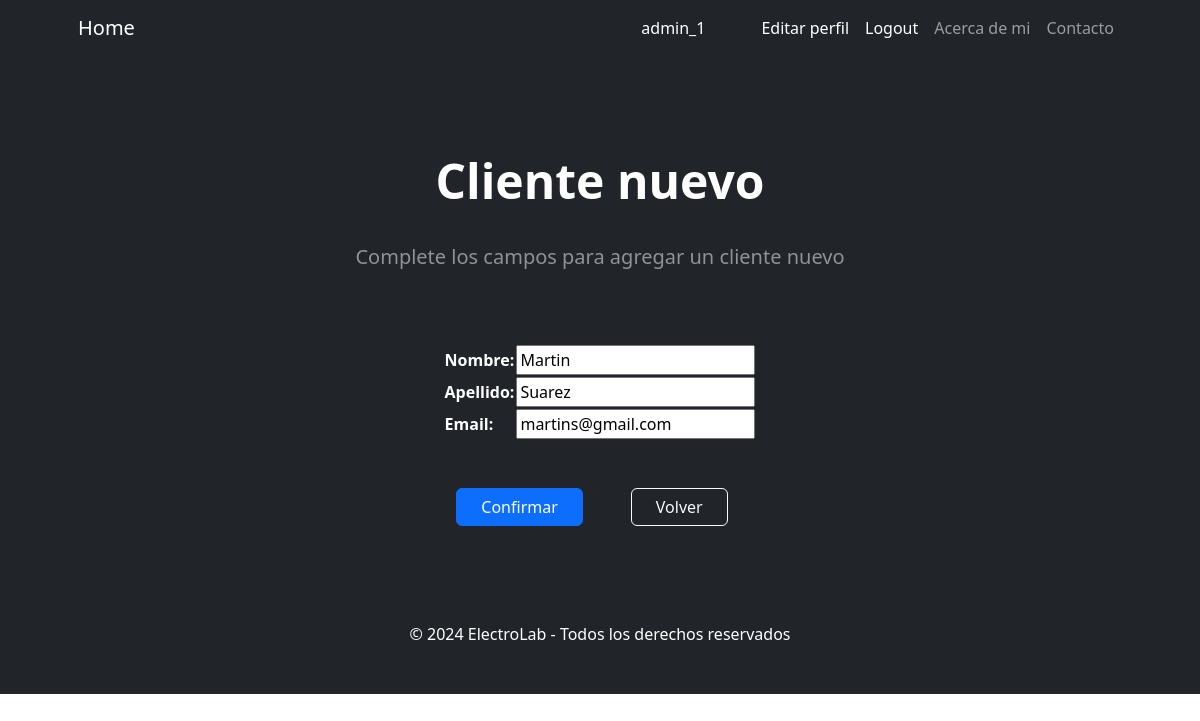
/AppSitio/editar_cliente/1/ (signed in), run on the app's committed database.
### AppSitio/models.py (models this page shows, shortened)
class Cliente(models.Model):
    nombre = models.CharField(max_length=50)
    apellido = models.CharField(max_length=50)
    email = models.EmailField()

### AppSitio/views.py (the view)
# urls.py: path('editar_cliente/<int:pk>/', ClienteUpdate.as_view(), name = "editar_cliente"),
class ClienteUpdate(AdminRequiredMixin, UpdateView):
    model = Cliente
    fields = ['nombre', 'apellido', 'email']
    success_url = reverse_lazy('clientes')

### AppSitio/views.py (called while the page is built)
def es_admin(user):                                                 # Funcion para definir si pertenece al grupo Admins
    return user.groups.filter(name='Admins').exists()

    def dispatch(self, request, *args, **kwargs):
        if not es_admin(request.user):
            return self.handle_no_permission()
        return super().dispatch(request, *args, **kwargs)

### AppSitio/templates/AppSitio/cliente_form.html (shortened to what this page needs)
{% extends "AppSitio/home.html" %}
{% block principal %}
<h1 class="display-5 fw-bolder text-white mb-2">Cliente nuevo</h1>
<br>
<p class="lead text-white-50 mb-4">Complete los campos para agregar un cliente nuevo</p>
{% endblock principal %}
{% block agregar %}
<div class="d-grid gap-3 d-sm-flex justify-content-sm-center">
    <form action="" method="post">
        <table class="text-white">
            {{ form.as_table }}
        </table>
        <br>
        <br>
        <div class="d-grid gap-3 d-sm-flex justify-content-sm-center">
            <input type="submit" class="btn btn-primary btn-md px-4 me-sm-3" value="Confirmar">
            <a class="btn btn-outline-light btn-md px-4 mx-3" href="{% url 'clientes' %}">Volver</a>
        </div>
    </form>
</div>
{% endblock agregar %}

### AppSitio/templates/AppSitio/home.html (shortened to what this page needs)
<!DOCTYPE html>
<html lang="en">
    <head>
        {% load static %}
        <link href="https://cdn.jsdelivr.net/npm/bootstrap-icons@1.4.1/font/bootstrap-icons.css" rel="stylesheet" />
        <link href="{% static 'css/styles.css' %}" rel="stylesheet" />
        <link rel="stylesheet" href="https://cdnjs.cloudflare.com/ajax/libs/font-awesome/6.4.0/css/all.min.css">
    </head>
    <body>
        <nav class="navbar navbar-expand-lg navbar-dark bg-dark">
            <div class="container px-5">
                <a class="navbar-brand" href="{% url 'home' %}">Home</a>
                <div class="collapse navbar-collapse" id="navbarSupportedContent">
                    <ul class="navbar-nav ms-auto mb-2 mb-lg-0">
                        {% if user.is_authenticated %}
                            <a class="nav-link active" style="margin-right: 40px;">{{user.username}}</a>
                            <a class="nav-link active" aria-current="page" href="{% url 'editar_perfil' %}">Editar perfil</a>
                            <a class="nav-link active" aria-current="page" href="#" onclick="event.preventDefault(); document.getElementById('logout-form').submit();">Logout</a>
                        {% endif %}
                        <li class="nav-item"><a class="nav-link" href="{% url 'nosotros' %}">Acerca de mi</a></li>
                        <li class="nav-item"><a class="nav-link" href="{% url 'contacto' %}">Contacto</a></li>
                    </ul>
                </div>
            </div>
        </nav>
        <header class="bg-dark py-5">
            <div class="container px-5">
                <div class="row gx-5 justify-content-center">
                    <div class="col-lg-6">
                        <div class="text-center my-5">
                            {% block principal %}{% endblock principal %}
                        </div>
                    </div>
                </div>
                {% block agregar %}
                {% endblock agregar %}
            </div>
        </header>
        <footer class="py-5 bg-dark">
            <div class="container px-5"><p class="m-0 text-center text-white">&copy; 2024 ElectroLab - Todos los derechos reservados</p></div>
        </footer>
    </body>
</html>

### data on the page
Cliente: nombre "Martin", apellido "Suarez", email "martins@gmail.com"

### other printed values
{{ user.username }} "admin_1"
